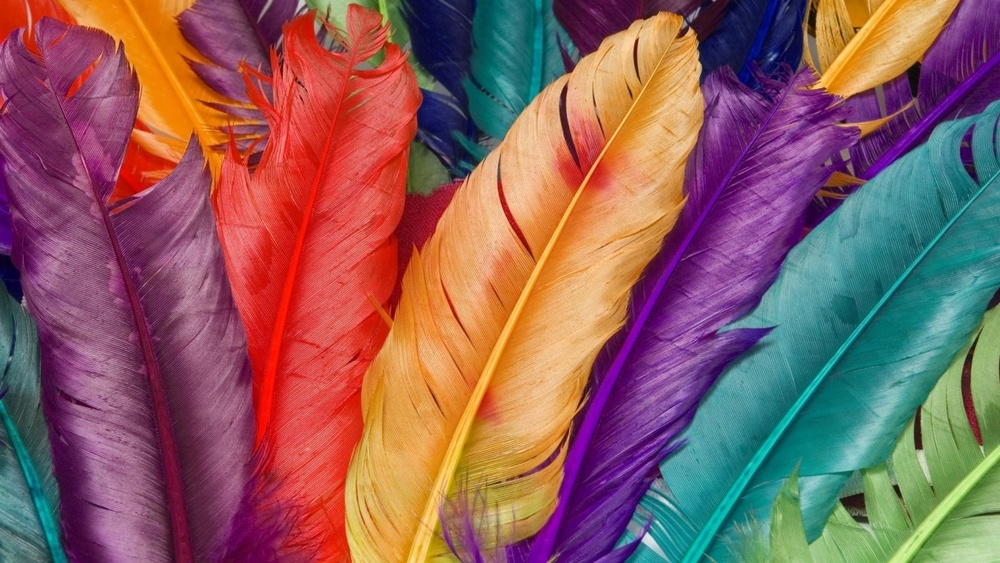
#> input picture hw1/I0.jpg, 1000 x 563 px, shrunk from 1400 x 788 before the run
$ python main.py
#> lines starting #> are read from the running program, lines starting #| are printed output that depends on the picture
### hw1/task5.py
# 亮度调整
import matplotlib
import matplotlib.pyplot as plt  # plt 用于显示图片
import matplotlib.image as mpimg  # mpimg 用于读取图片
import numpy as np

# 直接根据rgb的大小相乘
# [81 lines left out: functions execute_bright_direct, execute_bright_normal, execute_log, execute_histogram_equalization, not called in this run]

def execute_saturation(alpha):
#> called with alpha = 1.5
    img = mpimg.imread('I0.jpg')
#> img is the input picture: shape (563, 1000, 3); mean R, G, B 139.8, 95.2, 93.9
    image_float = img.astype(np.float32) / 255.0

    # 将图像从 RGB 转换为 HSV
    hsv_image = matplotlib.colors.rgb_to_hsv(image_float)
#> hsv_image: shape (563, 1000, 3) float32; mean of channels 0, 1, 2 0.47, 0.65, 0.633

    # 调整饱和度
    hsv_image[:, :, 1] *= alpha
#> hsv_image: shape (563, 1000, 3) float32; mean of channels 0, 1, 2 0.47, 0.974, 0.633

    # 将图像从 HSV 转换回 RGB
    adjusted_image = matplotlib.colors.hsv_to_rgb(hsv_image)
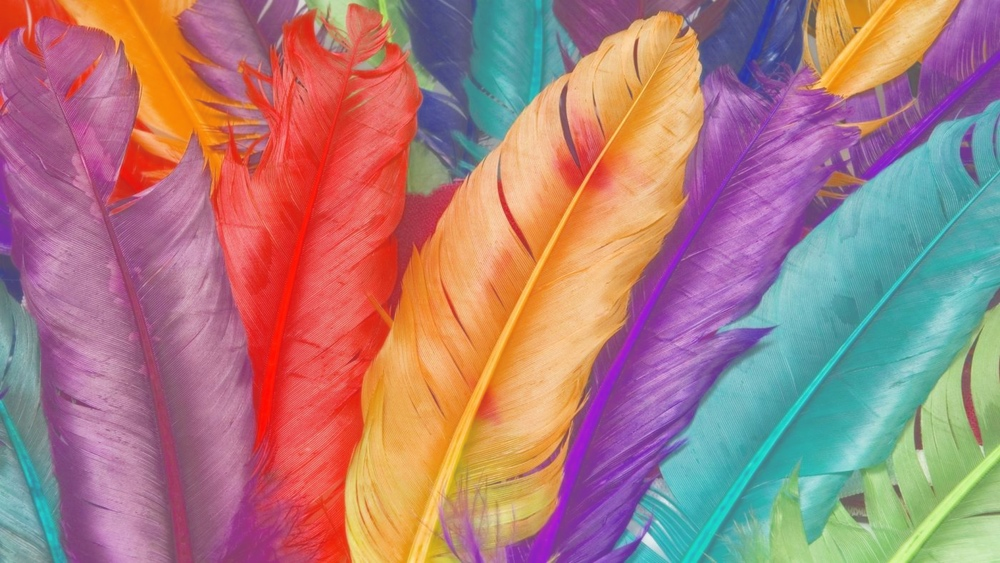
#> adjusted_image: shape (563, 1000, 3) float32; mean R, G, B 0.505, 0.243, 0.236; drawn with min black and max white

    # 缩放像素值到 [0, 255] 范围
    adjusted_image = np.clip(adjusted_image * 255.0, 0, 255).astype(np.uint8)
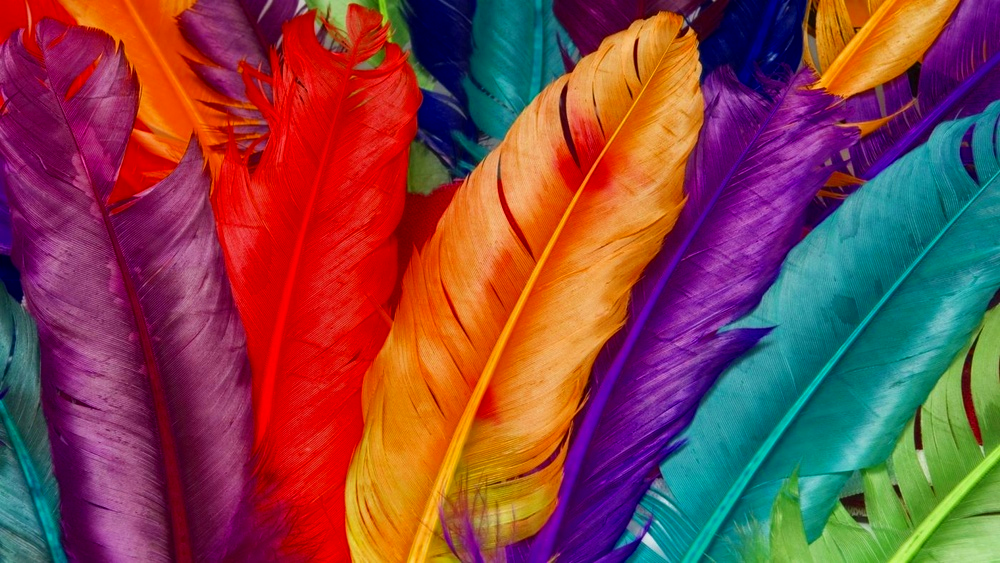
#> adjusted_image: shape (563, 1000, 3); mean R, G, B 131.8, 69.5, 70.7
    plt.imshow(adjusted_image)
    plt.title('图像1')
    plt.axis('off')
    plt.show()

### hw1/main.py
import task1
import task5
if __name__ == '__main__':
    # task5.execute_log(0.9)
    # task5.execute_histogram_equalization()
    task5.execute_saturation(1.5)
